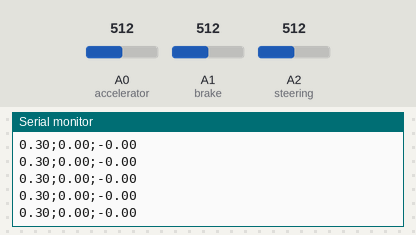
Bench run of a sketch on a simulated Arduino Uno, built with avr-gcc and run on an emulated ATmega328P. On the bench: the last lines printed to the serial monitor. The test bench sets the inputs (shaded band); at power-on: A0 (accelerator) = 512, A2 (steering) = 512, A1 (brake) = 512.

Above: at 1.2 s.
1.3 s: A0 (accelerator) set to 716
At 1.9 s:
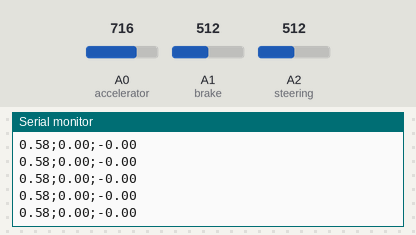
4.3 s: A2 (steering) set to 716
At 5.1 s:
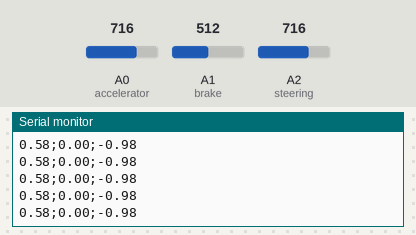
5.8 s: A1 (brake) set to 122
At 6.6 s:
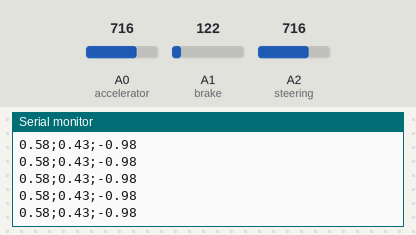
7.3 s: A1 (brake) set to 0
At 8.2 s:
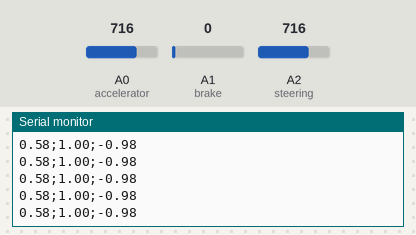
8.8 s: A0 (accelerator) set to 900
At 9.9 s:
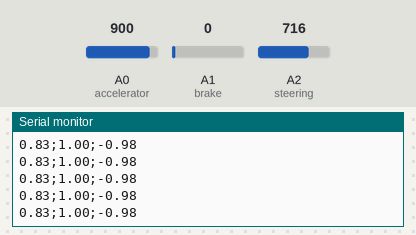
10.3 s: A2 (steering) set to 900
At 10.9 s:
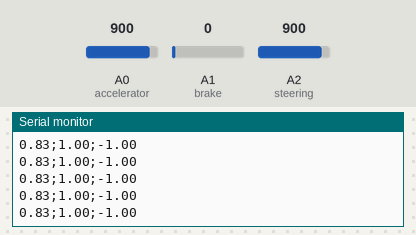
Timing chart, 0 to 12.8 s (numbered marks = the images above; inputs shaded):
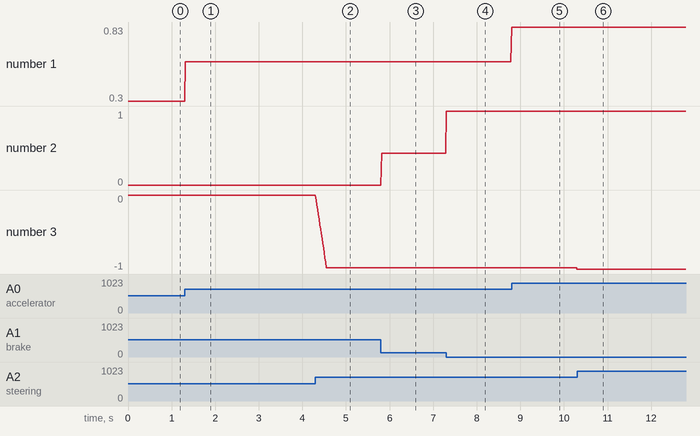

Measured:
- after the input at 1.3 s, the serial monitor: prints a new line at once (image 1)
- after the input at 4.3 s, the serial monitor: prints a new line at once (image 2)
- after the input at 5.8 s, the serial monitor: prints a new line at once (image 3)
- after the input at 7.3 s, the serial monitor: prints a new line at once (image 4)
- after the input at 8.8 s, the serial monitor: prints a new line at once (image 5)
- after the input at 10.3 s, the serial monitor: prints a new line at once (image 6)
- plotted number 1: 0.3 → 0.58 after the input at 1.3 s, 0.58 → 0.83 after the input at 8.8 s
- plotted number 2: 0 → 0.43 after the input at 5.8 s, 0.43 → 1 after the input at 7.3 s

The sketch:

Controller.ino
```cpp
#include <cmath>
#include <deque>
#include <movingAvg.h>

int accelerator = A0; // Accelerator pin output
int brake = A1; // Brake sensor output
int steering = A2;
int accVal = 0;  // variable to store the value read
int brakeVal = 0;
int steerVal = 0;
float new_accVal;
float new_brakeVal;
float new_steerVal;

movingAvg avgTemp(15);

void setup() {
  Serial.begin(115200);
  avgTemp.begin();
}

void loop() {
  accVal = analogRead(accelerator);// read the acceleration range (lookup table needed to find acceleration corresponding to voltage)
  brakeVal = analogRead(brake);   // read the brake value (0 or 1)
  steerVal = analogRead(steering);


  float avg = avgTemp.reading(steerVal);

  new_steerVal = Normalizer(avg, 301, 721, -1, 1);
  new_accVal = Normalizer(accVal, 297, 1023, 0, 1);
  new_brakeVal = Normalizer(brakeVal, 19, 200, 0, 1);

#if 0
  Serial.print(accVal);          // accelerator voltage value
  Serial.print(";");
  Serial.print(brakeVal);
  Serial.print(";");
  Serial.print(steerVal);
  Serial.println();
#endif

#if 1
  Serial.print(new_accVal);          // accelerator voltage value
  Serial.print(";");
  Serial.print(1-new_brakeVal);
  Serial.print(";");
  Serial.print(-new_steerVal);
  Serial.println();
#endif

  delay(15);
}

float Normalizer(float X, float min, float max, float rangeX, float rangeY){
  float copy_X = X;
  if (copy_X > max){
    copy_X = max;
  }
  if (copy_X < min){
    copy_X = min;
  }
  return (copy_X - min) * (rangeY - rangeX) / (max - min) + rangeX;
}
```
